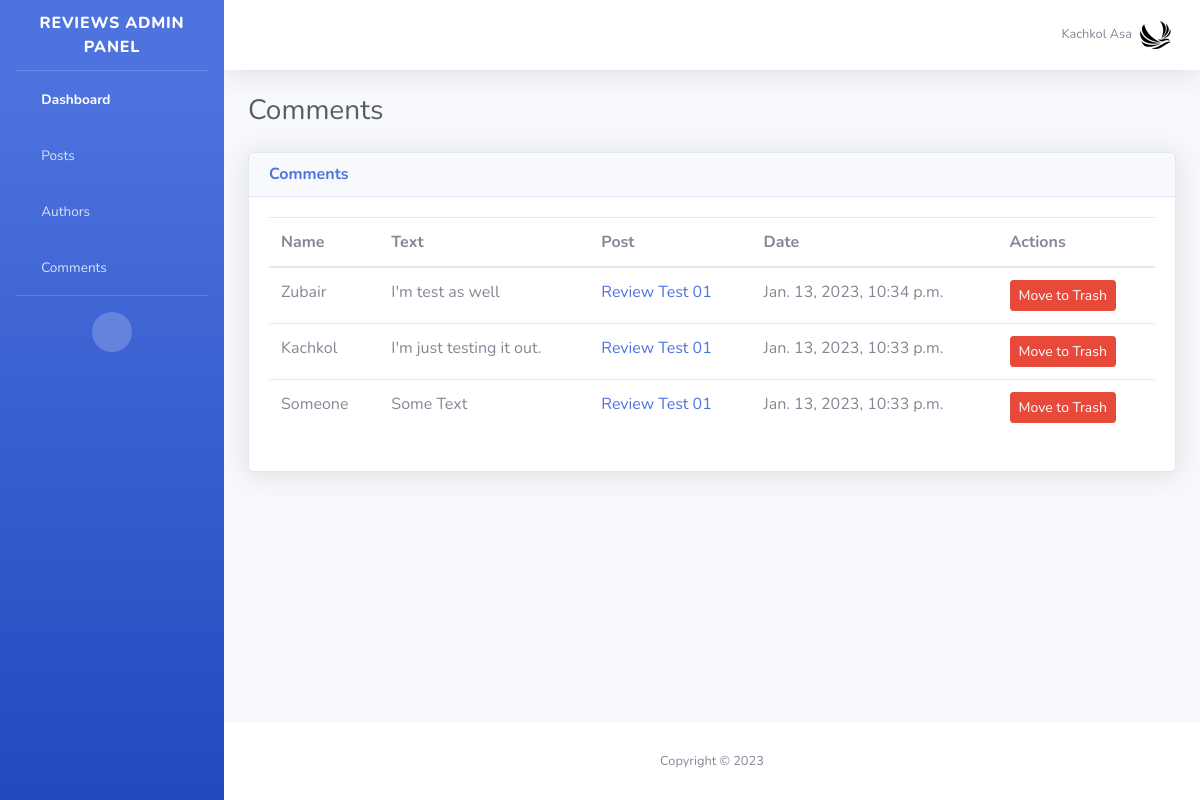
Screenshot of /reviews/admin/comments/ (signed in) with the database file from the repository.
### main/models.py (models this page shows, shortened)
class UserInfo(models.Model):
    user = models.OneToOneField(User, on_delete=models.CASCADE, related_name="info")
    profile = models.ImageField(upload_to="%Y/%m/%d", default="profile.svg")
    bio = models.TextField()

### news/models.py (models this page shows, shortened)
class Comment(models.Model):
    is_active = models.BooleanField(default=False)
    post = models.ForeignKey(Post, on_delete=models.CASCADE)
    is_reply = models.BooleanField(default=False)
    text = models.TextField()
    name = models.CharField(max_length=255)
    created_at = models.DateTimeField(auto_now_add=True)

class Post(models.Model):
    type = models.CharField(max_length=25, default="news")
    author = models.ForeignKey(User, on_delete=models.CASCADE)
    is_published = models.BooleanField(default=False)
    slug = models.SlugField(unique=True)
    title = models.CharField(max_length=500)
    thumbnail = models.ImageField(upload_to="%Y/%m/%d", default="post-default.jpg")
    content = models.TextField()
    published_at = models.DateTimeField(auto_now_add=True, null=True)
    updated_at = models.DateTimeField(auto_now=True, null=True)
    def get_absolute_url(self):
        kwargs = {
            'slug': self.slug
        }
        return reverse('main:post', kwargs=kwargs)

### reviews/views.py (the view)
# urls.py: path("comments/", views.CommentsView.as_view(), name="comments"),
class CommentsView(AdminLoginRequired, View):
    template_name = "reviews/comments.html"
    def get(self, request):
        context = {}
        if "disable" in request.GET:
            pk = request.GET.get("disable")
            comment = get_object_or_404(Comment, pk=pk, post__type="review")
            comment.is_active = False
            comment.save()
            redirect(reverse("reviews:comments"))
        if "active" in request.GET:
            pk = request.GET.get("active")
            comment = get_object_or_404(Comment, pk=pk, post__type="review")
            comment.is_active = True
            comment.save()
            redirect(reverse("reviews:comments"))
        posts = Paginator(Comment.objects.filter(post__type="review").order_by("-id"), 30)
        page_number = request.GET.get("page")
        posts_list = posts.get_page(page_number)
        context["comments"] = posts_list
        context["paginator"] = posts
        return render(request, self.template_name, context)

### reviews/views.py (called while the page is built)
    def dispatch(self, request, *args, **kwargs):
        if User.objects.filter(username=request.user.username, is_staff=True).exists():
            return super().dispatch(request, *args, **kwargs)
        else:
            return redirect(reverse("reviews:login"))

### reviews/templates/reviews/comments.html (shortened to what this page needs)
{% extends 'reviews/base.html' %}
{% load static %}
{% block title %}Comments{% endblock title %}
{% block content %}
<div class="row">
    <div class="col-lg-12">
        <div class="card shadow">
            <div class="card-header">
                <div class="tw-flex tw-flex-wrap tw-justify-between tw-items-center">
                    <h6 class="m-0 font-weight-bold text-primary">Comments</h6>
                </div>
            </div>
            <div class="card-body">
                <div class="table-responsive">
                    <table class="table table-stripe table-hover">
                        <thead>
                            <tr>
                                <th>Name</th>
                                <th>Text</th>
                                <th>Post</th>
                                <th>Date</th>
                                <th>Actions</th>
                            </tr>
                        </thead>
                        <tbody>
                            {% for comment in comments %}
                            <tr>
                                <td>
                                    {{comment.name}}
                                </td>
                                <td>
                                    {{comment.text}}
                                </td>
                                <td>
                                    <a href="{{comment.post.get_absolute_url}}" target="_blank">{{comment.post.title}}</a>
                                </td>
                                <td>
                                    {{comment.created_at}}
                                </td>
                                <td>
                                    {% if comment.is_active %}
                                        <a href="?disable={{comment.id}}" class="btn btn-danger btn-sm">Move to Trash</a>
                                    {% else %}
                                        <a href="?active={{comment.id}}" class="btn btn-success btn-sm">Make Active</a>
                                    {% endif %}
                                </td>
                            </tr>
                            {% endfor %}
                        </tbody>
                    </table>
                </div>
            </div>
        </div>
    </div>
</div>
{% endblock content %}

### reviews/templates/reviews/base.html (shortened to what this page needs)
{% load static %}
<!DOCTYPE html>
<html lang="en">
<head>
    <link href="{% static 'news/vendor/fontawesome-free/css/all.min.css' %}" rel="stylesheet" type="text/css">
    <link href="{% static 'news/css/sb-admin-2.min.css' %}" rel="stylesheet">
    <script src="https://cdn.tailwindcss.com"></script>
</head>
<body id="page-top">
    <div id="wrapper">
        <ul class="navbar-nav bg-gradient-primary sidebar sidebar-dark accordion" id="accordionSidebar">
            <a class="sidebar-brand d-flex align-items-center justify-content-center" href="{% url 'reviews:home' %}">
                <div class="sidebar-brand-text mx-3">Reviews Admin Panel</div>
            </a>
            <hr class="sidebar-divider my-0">
            <li class="nav-item active">
                <a class="nav-link" href="{% url 'reviews:home' %}">
                    <i class="fas fa-fw fa-tachometer-alt"></i>
                    <span>Dashboard</span></a>
            </li>
            <li class="nav-item">
                <a class="nav-link" href="{% url 'reviews:posts' %}">
                    <i class="fas fa-fw fa-table"></i>
                    <span>Posts</span></a>
            </li>
            <li class="nav-item">
                <a class="nav-link" href="{% url 'reviews:authors' %}">
                    <i class="fas fa-fw fa-user"></i>
                    <span>Authors</span></a>
            </li>
            <li class="nav-item">
                <a class="nav-link" href="{% url 'reviews:comments' %}">
                    <i class="fas fa-fw fa-comment"></i>
                    <span>Comments</span></a>
            </li>
            <hr class="sidebar-divider d-none d-md-block">
            <div class="text-center d-none d-md-inline">
                <button class="rounded-circle border-0" id="sidebarToggle"></button>
            </div>
        </ul>
        <div id="content-wrapper" class="d-flex flex-column">
            <div id="content">
                <nav class="navbar navbar-expand navbar-light bg-white topbar mb-4 static-top shadow">
                    <ul class="navbar-nav ml-auto">
                        <li class="nav-item dropdown no-arrow">
                            <a class="nav-link dropdown-toggle" href="#" id="userDropdown" role="button"
                                data-toggle="dropdown" aria-haspopup="true" aria-expanded="false">
                                <span class="mr-2 d-none d-lg-inline text-gray-600 small">{{request.user.get_full_name}}</span>
                                <img class="img-profile rounded-circle"
                                    src="{{ request.user.info.profile.url }}">
                            </a>
                        </li>
                    </ul>
                </nav>
                <div class="container-fluid">
                    <div class="d-sm-flex align-items-center justify-content-between mb-4">
                        <h1 class="h3 mb-0 text-gray-800">{% block title %}{% endblock title %}</h1>
                    </div>
                    {% block content %}{% endblock content %}
                </div>
            </div>
            <footer class="sticky-footer bg-white">
                <div class="container my-auto">
                    <div class="copyright text-center my-auto">
                        <span>Copyright &copy; {% now "Y" %}</span>
                    </div>
                </div>
            </footer>
        </div>
    </div>
</body>
</html>

### rows the page displays
Comment: name "Zubair", text "I'm test as well", post "Review Test 01", created_at "Jan. 13, 2023, 10:34 p.m."
Comment: name "Kachkol", text "I'm just testing it out.", post "Review Test 01", created_at "Jan. 13, 2023, 10:33 p.m."
Comment: name "Someone", text "Some Text", post "Review Test 01", created_at "Jan. 13, 2023, 10:33 p.m."

### other values shown
{{ request.user.get_full_name }} "Kachkol Asa"
